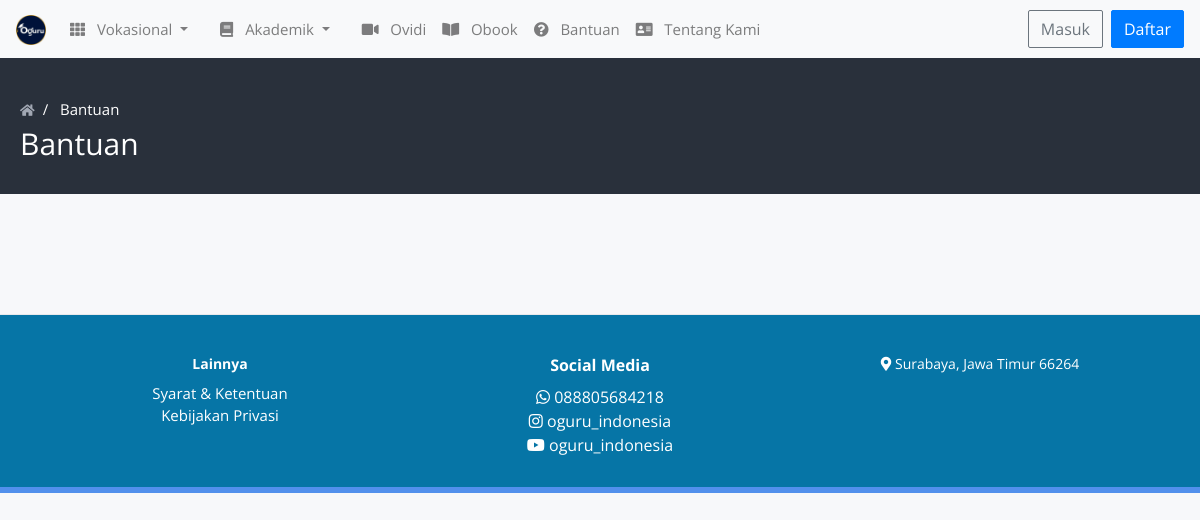
The page /home/bantuan on the database as committed earlier.
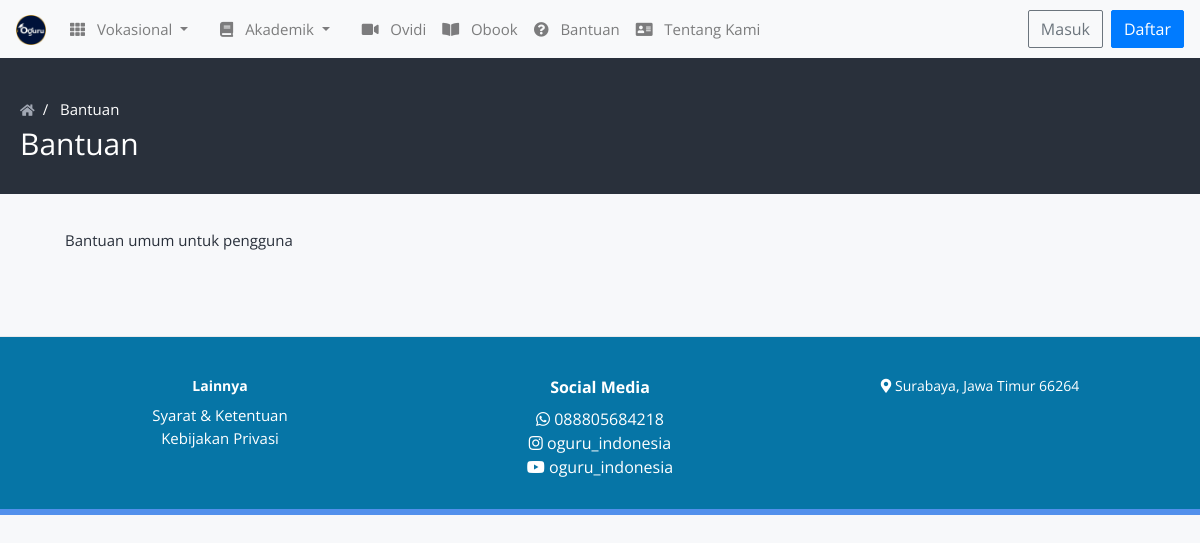
The same page on the database as committed later.
### tables this page shows
CREATE TABLE IF NOT EXISTS `frontend_settings` (
  `id` int(11) UNSIGNED NOT NULL AUTO_INCREMENT,
  `key` varchar(255) DEFAULT NULL,
  `value` longtext,
  PRIMARY KEY (`id`)
);

### application/controllers/Home.php (called while the page is built, shortened)
<?php
class Home extends CI_Controller {
    public function __construct()
    {
        $this->load->database();
        $this->load->library('session');
        $this->load->library('veritrans');
    }
    public function bantuan()
    {
        $page_data['page_name'] = 'bantuan';
        $page_data['page_title'] = 'Bantuan';
        $this->load->view('frontend/'.get_frontend_settings('theme').'/index', $page_data);
    }
}

### index.php (called while the page is built, shortened)
<?php
require_once BASEPATH.'core/CodeIgniter.php';

### application/helpers/common_helper.php (called while the page is built, shortened)
<?php  if ( ! defined('BASEPATH')) exit('No direct script access allowed');
if (! function_exists('get_frontend_settings')) {
  function get_frontend_settings($key = '') {
    $CI	=&	get_instance();
    $CI->db->where('key', $key);
    $result = $CI->db->get('frontend_settings')->row()->value;
    return $result;
  }
}

### application/views/frontend/default/menuvokasional_resp.php (the view, shortened to what this page needs)
<li class="nav-item dropdown dmenu mr-3">
  <a class="nav-link dropdown-toggle" href="#" id="navbardrop" data-toggle="dropdown">
    <i class="fas fa-th d-inline mr-2"></i>
      <span>Vokasional</span>
  </a>
</li>

### application/views/frontend/default/bantuan.php
<section class="category-header-area">
    <div class="container-lg">
        <div class="row">
            <div class="col">
                <nav>
                    <ol class="breadcrumb">
                        <li class="breadcrumb-item"><a href="<?php echo site_url('home'); ?>"><i class="fas fa-home"></i></a></li>
                        <li class="breadcrumb-item">
                            <a href="#">
                                <?php echo $page_title;; ?>
                            </a>
                        </li>
                    </ol>
                </nav>
                <h1 class="category-name">
                    <?php echo $page_title; ?>
                </h1>
            </div>
        </div>
    </div>
</section>
<section class="category-course-list-area">
    <div class="container">
        <div class="row">
            <div class="col" style="padding: 35px;">
                <?php echo get_frontend_settings('bantuan'); ?>
            </div>
        </div>
    </div>
</section>

Rows that differ between the two databases and show on the page:
added frontend_settings: value "Bantuan umum untuk pengguna"
